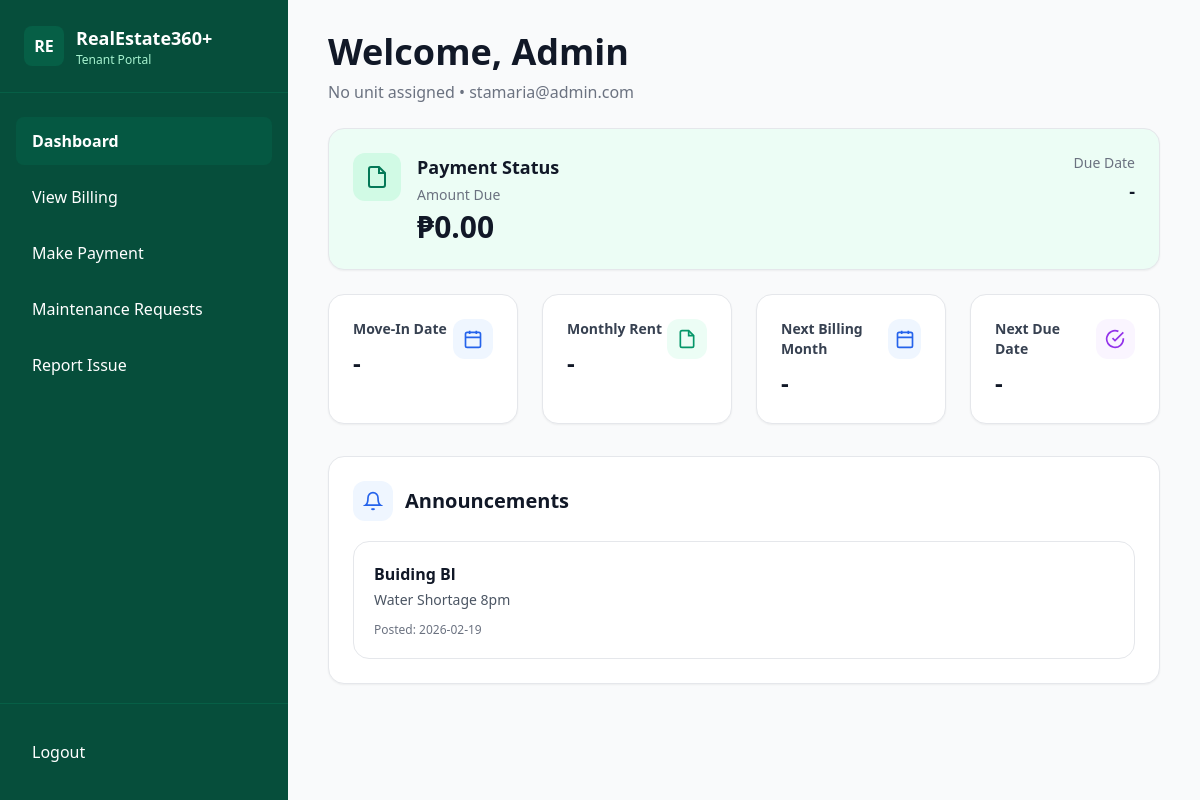
Screenshot of /tenant/ (signed in) with the database file from the repository.
### accounts/models.py (models this page shows)
class User(AbstractUser):
    class Role(models.TextChoices):
        ADMIN = "ADMIN", "Admin"
        TENANT = "TENANT", "Tenant"
    role = models.CharField(max_length=10, choices=Role.choices, default=Role.TENANT)
    email = models.EmailField(unique=True)
    username = models.CharField(max_length=150, unique=True)  # keep for Django admin
    REQUIRED_FIELDS = ["username"]
    USERNAME_FIELD = "email"

### announcements/models.py (models this page shows, shortened)
class Announcement(models.Model):
    title = models.CharField(max_length=150)
    body = models.TextField()
    is_active = models.BooleanField(default=True)
    created_by = models.ForeignKey(settings.AUTH_USER_MODEL, on_delete=models.SET_NULL, null=True)
    created_at = models.DateTimeField(auto_now_add=True)

### rentals/views.py (the view, shortened to what this page needs)
# urls.py: path("", views.tenant_dashboard, name="tenant_dashboard"),
@login_required
def tenant_dashboard(request):
    user = request.user
    profile = TenantProfile.objects.filter(user=user).first()
    lease = Lease.objects.filter(tenant=user, is_active=True).select_related("unit").first()
    announcements = Announcement.objects.filter(is_active=True).order_by("-created_at")[:5]
    current_bill = None
    next_billing_month = None
    next_due_date = None
    return render(
        request,
        "rentals/tenant_dashboard.html",
        {
            "profile": profile,
            "lease": lease,
            "announcements": announcements,
            "current_bill": current_bill,
            "next_billing_month": next_billing_month,
            "next_due_date": next_due_date,
        },
    )

### templates/rentals/tenant_dashboard.html (shortened to what this page needs)
{% extends "base.html" %}
{% block content %}
<div class="min-h-screen flex bg-gray-50">
  <aside class="w-72 bg-emerald-900 text-white flex flex-col">
    <div class="px-6 py-6 border-b border-emerald-800">
      <div class="flex items-center gap-3">
        <div class="w-10 h-10 rounded-lg bg-emerald-800 flex items-center justify-center font-bold">
          RE
        </div>
        <div>
          <div class="text-lg font-bold">RealEstate360+</div>
          <div class="text-xs text-emerald-200">Tenant Portal</div>
        </div>
      </div>
    </div>
    <nav class="px-4 py-6 space-y-2 flex-1">
      <a href="{% url 'tenant_dashboard' %}"
         class="block px-4 py-3 rounded-lg bg-emerald-800/60 hover:bg-emerald-800 transition font-semibold">
        Dashboard
      </a>
      <a href="{% url 'tenant_billing' %}" class="block px-4 py-3 rounded-lg hover:bg-emerald-800/40 transition">
        View Billing
      </a>
      <a href="{% url 'tenant_pay_advance' %}"
         class="block px-4 py-3 rounded-lg hover:bg-emerald-800/40 transition">
        Make Payment
      </a>
      <a href="{% url 'maintenance_list' %}"
         class="block px-4 py-3 rounded-lg hover:bg-emerald-800/40 transition">
        Maintenance Requests
      </a>
      <a href="{% url 'report_issue' %}"
         class="block px-4 py-3 rounded-lg hover:bg-emerald-800/40 transition">
        Report Issue
      </a>
    </nav>
    <div class="px-4 py-6 border-t border-emerald-800">
      <form method="post" action="{% url 'logout' %}">
        <button type="submit"
                class="w-full text-left px-4 py-3 rounded-lg hover:bg-emerald-800/40 transition">
          Logout
        </button>
      </form>
    </div>
  </aside>
  <main class="flex-1 px-10 py-8">
    <div class="mb-6">
      <h1 class="text-4xl font-extrabold text-gray-900">
        Welcome,
        {% if profile and profile.full_name %}
          {{ profile.full_name }}
        {% else %}
          {{ request.user.username }}
        {% endif %}
      </h1>
      <p class="text-gray-500 mt-2">
        {% if lease %}
          Unit {{ lease.unit.number }} • {{ request.user.email }}
        {% else %}
          No unit assigned • {{ request.user.email }}
        {% endif %}
      </p>
    </div>
    <div class="rounded-2xl border bg-emerald-50 p-6 shadow-sm">
      <div class="flex items-start gap-4">
        <div class="w-12 h-12 rounded-xl bg-emerald-100 flex items-center justify-center">
          <svg xmlns="http://www.w3.org/2000/svg" class="w-6 h-6 text-emerald-700" viewBox="0 0 24 24" fill="none" stroke="currentColor" stroke-width="2">
            <path d="M14 2H6a2 2 0 0 0-2 2v16a2 2 0 0 0 2 2h12a2 2 0 0 0 2-2V8z"></path>
            <path d="M14 2v6h6"></path>
          </svg>
        </div>
        <div class="flex-1">
          <div class="flex items-start justify-between gap-6">
            <div>
              {% if current_payment and current_payment.status == "PAID" %}
                <h2 class="text-lg font-bold text-gray-900">Payment Received</h2>
              {% else %}
                <h2 class="text-lg font-bold text-gray-900">Payment Status</h2>
              {% endif %}
              <p class="text-sm text-gray-500 mt-1">Amount Due</p>
              <div class="text-3xl font-extrabold text-gray-900 mt-1">
                {% if current_balance %}
                  ₱{{ current_balance.total_due }}
                {% else %}
                  ₱0.00
                {% endif %}
              </div>
            </div>
            <div class="text-right">
              <p class="text-sm text-gray-500">Due Date</p>
              <p class="text-lg font-bold text-gray-900 mt-1">
                {% if current_balance %}
                  {{ current_balance.due_date|date:"Y-m-d" }}
                {% else %}
                  -
                {% endif %}
              </p>
            </div>
          </div>
        </div>
      </div>
    </div>
    <div class="mt-6 grid grid-cols-1 md:grid-cols-4 gap-6">
      <div class="bg-white rounded-2xl border shadow-sm p-6">
        <div class="flex items-start justify-between">
          <div>
            <p class="text-sm font-semibold text-gray-700">Move-In Date</p>
            <p class="text-2xl font-extrabold text-gray-900 mt-2">
              {% if lease %}
                {{ lease.start_date|date:"Y-m-d" }}
              {% else %}
                -
              {% endif %}
            </p>
          </div>
          <div class="w-10 h-10 rounded-xl bg-blue-50 flex items-center justify-center">
            <svg xmlns="http://www.w3.org/2000/svg" class="w-5 h-5 text-blue-600" viewBox="0 0 24 24" fill="none" stroke="currentColor" stroke-width="2">
              <rect x="3" y="4" width="18" height="18" rx="2"></rect>
              <path d="M16 2v4M8 2v4M3 10h18"></path>
            </svg>
          </div>
        </div>
      </div>
      <div class="bg-white rounded-2xl border shadow-sm p-6">
        <div class="flex items-start justify-between">
          <div>
            <p class="text-sm font-semibold text-gray-700">Monthly Rent</p>
            <p class="text-2xl font-extrabold text-gray-900 mt-2">
              {% if lease %}
                ₱{{ lease.monthly_rent }}
              {% else %}
                -
              {% endif %}
            </p>
          </div>
          <div class="w-10 h-10 rounded-xl bg-emerald-50 flex items-center justify-center">
            <svg xmlns="http://www.w3.org/2000/svg" class="w-5 h-5 text-emerald-600" viewBox="0 0 24 24" fill="none" stroke="currentColor" stroke-width="2">
              <path d="M14 2H6a2 2 0 0 0-2 2v16a2 2 0 0 0 2 2h12a2 2 0 0 0 2-2V8z"></path>
              <path d="M14 2v6h6"></path>
            </svg>
          </div>
        </div>
      </div>
      <div class="bg-white rounded-2xl border shadow-sm p-6">
        <div class="flex items-start justify-between">
          <div>
            <p class="text-sm font-semibold text-gray-700">Next Billing Month</p>
            <p class="text-2xl font-extrabold text-gray-900 mt-2">
              {% if next_billing_month %}
                {{ next_billing_month|date:"F Y" }}
              {% else %}
                -
              {% endif %}
            </p>
          </div>
          <div class="w-10 h-10 rounded-xl bg-blue-50 flex items-center justify-center">
            <svg xmlns="http://www.w3.org/2000/svg" class="w-5 h-5 text-blue-600" viewBox="0 0 24 24" fill="none" stroke="currentColor" stroke-width="2">
              <rect x="3" y="4" width="18" height="18" rx="2"></rect>
              <path d="M16 2v4M8 2v4M3 10h18"></path>
            </svg>
          </div>
        </div>
      </div>
      <div class="bg-white rounded-2xl border shadow-sm p-6">
        <div class="flex items-start justify-between">
          <div>
            <p class="text-sm font-semibold text-gray-700">Next Due Date</p>
            <p class="text-2xl font-extrabold text-gray-900 mt-2">
              {% if next_due_date %}
                {{ next_due_date|date:"Y-m-d" }}
              {% else %}
                -
              {% endif %}
            </p>
          </div>
          <div class="w-10 h-10 rounded-xl bg-purple-50 flex items-center justify-center">
            <svg xmlns="http://www.w3.org/2000/svg" class="w-5 h-5 text-purple-600" viewBox="0 0 24 24" fill="none" stroke="currentColor" stroke-width="2">
              <path d="M22 11.08V12a10 10 0 1 1-5.93-9.14"></path>
              <path d="M22 4 12 14.01l-3-3"></path>
            </svg>
          </div>
        </div>
      </div>
    </div>
    <div class="mt-8 bg-white rounded-2xl border shadow-sm p-6">
      <div class="flex items-center gap-3 mb-5">
        <div class="w-10 h-10 rounded-xl bg-blue-50 flex items-center justify-center">
          <svg xmlns="http://www.w3.org/2000/svg" class="w-5 h-5 text-blue-600" viewBox="0 0 24 24" fill="none" stroke="currentColor" stroke-width="2">
            <path d="M18 8a6 6 0 0 0-12 0c0 7-3 9-3 9h18s-3-2-3-9"></path>
            <path d="M13.73 21a2 2 0 0 1-3.46 0"></path>
          </svg>
        </div>
        <h2 class="text-xl font-bold text-gray-900">Announcements</h2>
      </div>
      <div class="space-y-4">
        {% for a in announcements %}
          <div class="rounded-2xl border p-5 bg-white">
            <h3 class="font-bold text-gray-900">{{ a.title }}</h3>
            <p class="text-sm text-gray-600 mt-1">{{ a.body }}</p>
            <div class="text-xs text-gray-500 mt-3">
              Posted: {{ a.created_at|date:"Y-m-d" }}
            </div>
          </div>
        {% empty %}
          <p class="text-gray-500">No announcements.</p>
        {% endfor %}
      </div>
    </div>
  </main>
</div>
{% endblock %}

### rows the page displays
User: user.username "Admin", user.email "stamaria@admin.com"
Announcement: title "Buiding Bl", body "Water Shortage 8pm", created_at "2026-02-19"
